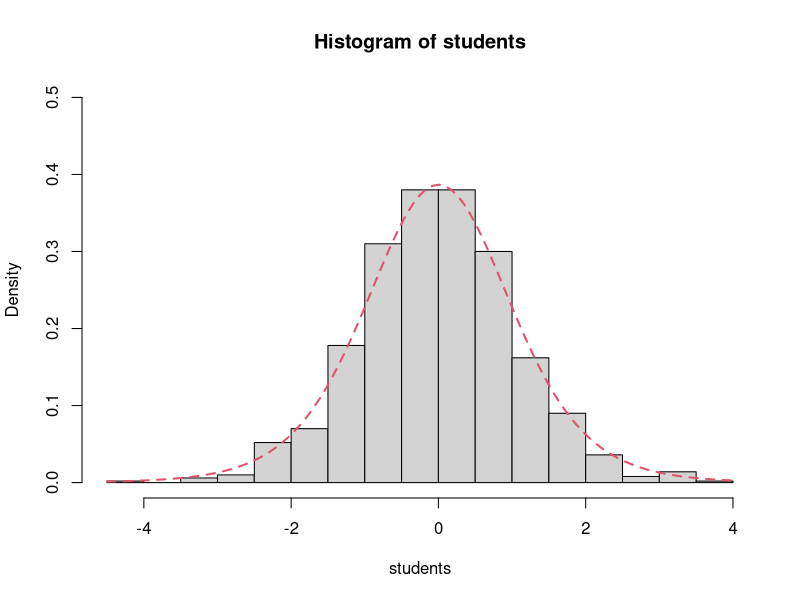

The R script that drew this image:
## ---- chunk 1
knitr::opts_knit$set(root.dir = 'C:/Users/neide/Documents/GitHub/ma189/Data')
## ---- chunk 2
n <- 9
mu <- 2
sigma <- 3
students <- NULL
for(i in 1:1000) {
x <- rnorm(n, mean = mu, sd = sigma)
student <- (mean(x) - mu)/(sd(x)/sqrt(n))
students <- c(students,student) }
hist(students, freq=FALSE, ylim = c(0,.5))
curve(dt(x, df = n-1), col = 2, lty = 2, lwd = 2, add = TRUE)
## ---- chunk 3
n <- 9
mu <- 2
sigma <- 3
students <- NULL
x <- rnorm(n, mean = mu, sd = sigma)
student <- (mean(x) - mu)/(sd(x)/sqrt(n))
alpha <- .05
c(abs(student),qt(1-alpha/2,df=n-1))
## ---- chunk 4
mu <- 120
n <- 100
xbar <- 130.1
sdev <- 21.21
